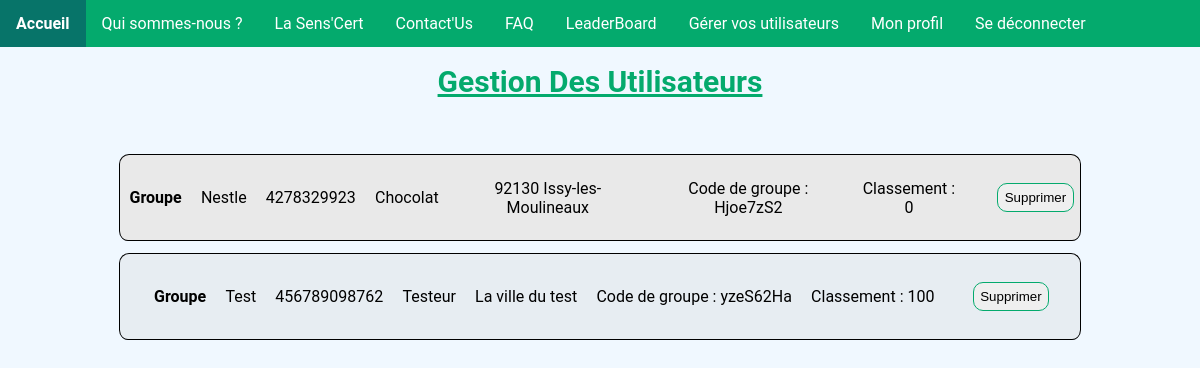
Page /Controleur/gestion_utilisateurs_controleur.php (signed in) on the committed database.
### tables this page shows
create table groupe
(
    GroupeId   int(45)      not null primary key AUTO_INCREMENT,
    NomGroupe  varchar(255) not null,
    SIRET      varchar(255) not null,
    Secteur    varchar(255) not null,
    Adresse    varchar(255) not null,
    Classement int(45)      not null,
    Code       varchar(255) not null,
    GestId     int(45)      null,
    constraint groupe_gestionnaire_GestId_fk
        foreign key (GestId) references gestionnaire (GestId)
            on update cascade on delete cascade
);

### Controleur/gestion_utilisateurs_controleur.php (called while the page is built, shortened)
<?php
require('../Modele/gest_groupe_modele.php');
$db = dbConnect();
$resultats = gest_groupe_modele($db);
$resultatsGest = $resultats[0];
$resultatsGroupe = $resultats[1];
$resultatsGroupeGest = array();
for ($i = 0; $i < count($resultatsGroupe); $i++)
    array_push($resultatsGroupeGest, array_merge($resultatsGroupe[$i], $resultatsGest[$i]));
require('../Vue/gestion_utilisateurs_vue.php');

### Modele/gest_groupe_modele.php (called while the page is built)
<?php
function gest_groupe_modele($db)
{
    $reponsesGest = $db->prepare('SELECT * FROM gestionnaire WHERE isAdmin = "0"');
    $reponsesGest->execute();
    $reponsesGroupe = $db->prepare('SELECT * FROM groupe WHERE GestId != :gestid');
    $reponsesGroupe->bindParam('gestid', $_SESSION['GestId']);
    $reponsesGroupe->execute();
    $reponsesMembre = $db->prepare('SELECT * FROM membre WHERE GestId != :gestid');
    $reponsesMembre->bindParam('gestid', $_SESSION['GestId']);
    $reponsesMembre->execute();
    $resultatsGest = $reponsesGest->fetchAll();
    $resultatsGroupe = $reponsesGroupe->fetchAll();
    $resultatsMembre = $reponsesMembre->fetchAll();
    return array($resultatsGest, $resultatsGroupe, $resultatsMembre);
}

### Vue/gestion_utilisateurs_vue.php (the view, shortened to what this page needs)
<!DOCTYPE html>
<html lang="en">
<head>
    <link rel="stylesheet" href="../CSS/gestion_utilisateurs.css">
    <link rel="stylesheet" href="../CSS/nav.css">
    <link rel="stylesheet" href="../CSS/background.css">
</head>
<body class="background">
    <div>
        <h2>Gestion des utilisateurs</h2>
        <br>
        <div id="all-content">
            <?php for ($i = 0; $i < count($resultatsGroupeGest); $i++) {
            ?>
                <div class="groupe-gest-membre">
                    <div class="groupe" onclick="afficher(<?= $i ?>)">
                        <p class="titre">Groupe</p>
                        <p>
                            <?= $resultatsGroupeGest[$i]['NomGroupe'] ?>
                        </p>
                        <p>
                            <?= $resultatsGroupeGest[$i]['SIRET'] ?>
                        </p>
                        <p>
                            <?= $resultatsGroupeGest[$i]['Secteur'] ?>
                        </p>
                        <p>
                            <?= $resultatsGroupeGest[$i]['Adresse'] ?>
                        </p>
                        <p>
                            Code de groupe : <?= $resultatsGroupeGest[$i]['Code'] ?>
                        </p>
                        <p>
                            Classement : <?= $resultatsGroupeGest[$i]['Classement'] ?>
                        </p>
                        <p>
                        <form action="../Controleur/supprimer_Gest_controleur.php" method="post">
                            <input type="submit" value="Supprimer" />
                        </form>
                        </p>
                    </div>
                </div>
            <?php } ?>
        </div>
    </div>
</body>
</html>

### CSS/gestion_utilisateurs.css (style rules this page uses)
div { display: flex; flex-direction: column; align-items: center; }
h2 { font-size: 30px; margin-top: 2%; margin-bottom: 3%; text-transform: capitalize; text-decoration: underline; color: #04aa6d; }
p { margin-right: 2%; text-align: center; }
#all-content { width: 100%; }
.groupe-gest-membre { width: 80%; margin-bottom: 1%; border-top: 1px solid black; border-right: 1px solid black; border-left: 1px solid black; border-radius: 10px; }
.groupe { display: flex; flex-direction: row; justify-content: center; cursor: pointer; width: 100%; height: 85px; border-radius: 8px; border-bottom: 1px solid black; }
#all-content .groupe-gest-membre:nth-child(even) { background-color: rgba(197, 197, 197, 0.219); }
#all-content .groupe-gest-membre:nth-child(odd) { background-color: rgba(233, 233, 233, 0.973); }
.titre { font-weight: bold; margin-left: 1%; }
input[type="submit"] { width: 120%; padding: 10%; border: 1px solid #04aa6d; border-radius: 10px; }

### CSS/background.css (style rules this page uses)
.background { background: aliceblue; font-family: "Roboto", sans-serif; padding: 0; margin: 0; }

### rows in the picture
groupe: NomGroupe "Test", SIRET "456789098762", Secteur "Testeur", Adresse "La ville du test", Code "yzeS62Ha", Classement "100"

### other values in the picture
$resultatsGroupeGest[$i]['NomGroupe'] "Nestle"
$resultatsGroupeGest[$i]['SIRET'] "4278329923"
$resultatsGroupeGest[$i]['Secteur'] "Chocolat"
$resultatsGroupeGest[$i]['Adresse'] "92130 Issy-les-Moulineaux"
$resultatsGroupeGest[$i]['Code'] "Hjoe7zS2"
$resultatsGroupeGest[$i]['Classement'] "0"
